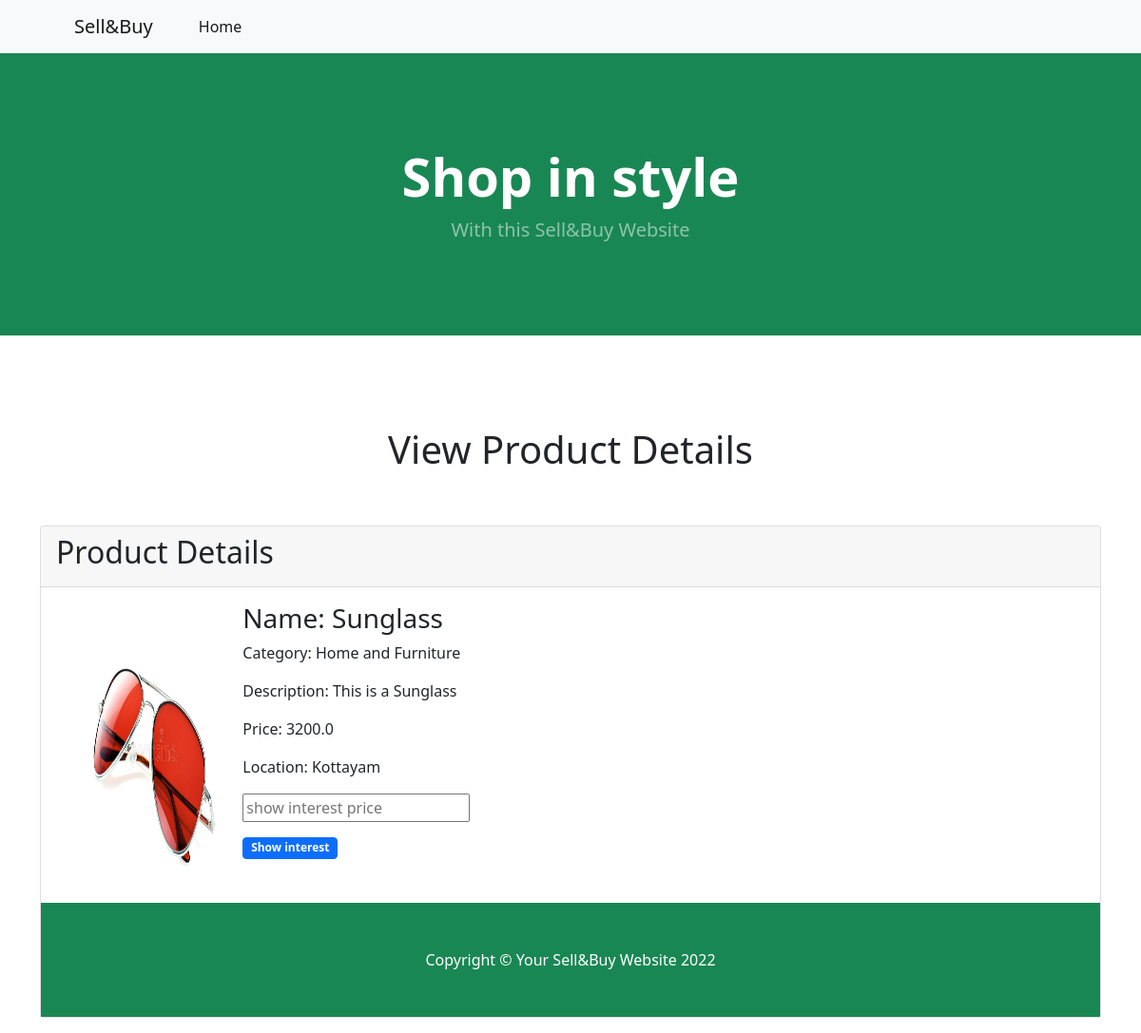
The page /product_detail/70/ (signed in) on the database as committed earlier.
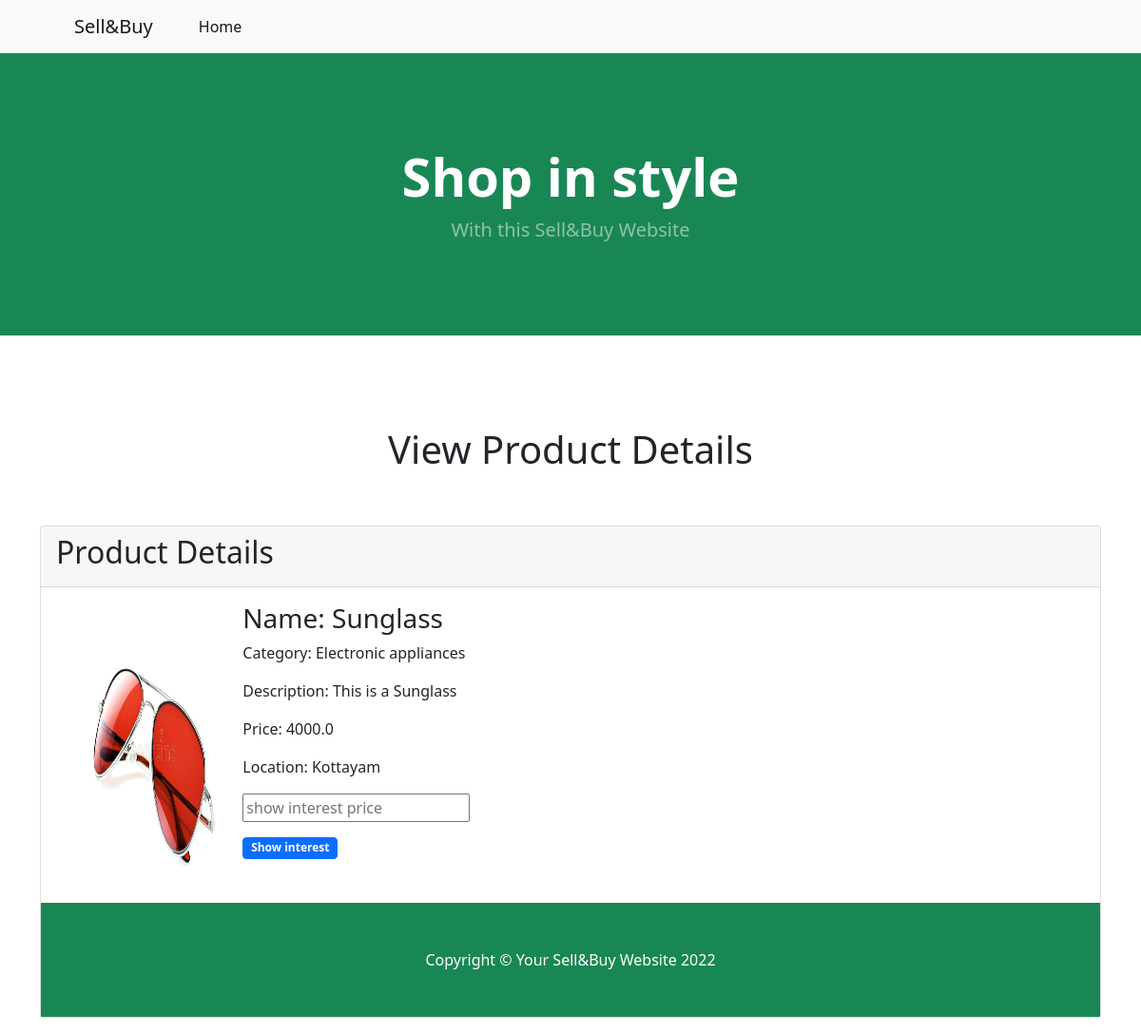
The same page on the database as committed later.
### sellerapp/models.py (models this page shows, shortened)
class Product(models.Model):
    userid = models.ForeignKey(User,on_delete=models.CASCADE,null=True)
    product_name = models.CharField(max_length=100,null=True)
    product_desc = models.CharField(max_length=1000,null=True)
    category = models.CharField(max_length=100,null=True)
    location = models.CharField(max_length=100,null=True)
    product_price = models.FloatField(max_length=100,null=True)
    product_img = models.FileField(upload_to='media',null=True,blank=True)
    time = models.DateTimeField(null=True,blank=True)

### sellerapp/views.py (the view)
# urls.py: path('product_detail/<id>/', product_detail, name='product_detail'),
@login_required(login_url='/log/')
def product_detail(request, id):
    context = {}
    context["data"] = Product.objects.get(id=id)
    return render(request, "product_detail.html", context)

### sellerapp/templates/product_detail.html (shortened to what this page needs)
{% load static %}
<html lang="en">
    <head>
        <link href="https://cdn.jsdelivr.net/npm/bootstrap-icons@1.5.0/font/bootstrap-icons.css" rel="stylesheet" />
        <link rel="stylesheet" href="{% static 'dist/css/styles.css' %}" type="text/css" />
    </head>
    <body>
        <nav class="navbar navbar-expand-lg navbar-light bg-light">
            <div class="container px-4 px-lg-5">
                <a class="navbar-brand" href="#!">Sell&Buy</a>
                <div class="collapse navbar-collapse" id="navbarSupportedContent">
                    <ul class="navbar-nav me-auto mb-2 mb-lg-0 ms-lg-4">
                        <li class="nav-item"><a class="nav-link active" aria-current="page" href="{% url 'indexpage' %}">Home</a></li>
                    </ul>
                </div>
            </div>
        </nav>
        <header class="bg-success py-5">
            <div class="container px-4 px-lg-5 my-5">
                <div class="text-center text-white">
                    <h1 class="display-4 fw-bolder">Shop in style</h1>
                    <p class="lead fw-normal text-white-50 mb-0">With this Sell&Buy Website</p>
                </div>
            </div>
        </header><br><br><br><br>
        <h1 style="text-align:center;">View Product Details</h1>
        <br><br>
    <form action="{% url 'sendmail' data.id  %}" method="POST">{% csrf_token %}
        <div class="container">
            <div class="card">
                <div class="card-header">
                    <h2>Product Details</h2>
                </div>
                <div class="card-body">
                    <div class="container row">
                        <div class="col-md-2">
                            <img src="{{ data.product_img.url }}" style="height: 300px;width: 150px;" alt="Image">
                        </div>
                        <div class="col-md-10">
                            <h3>Name: {{ data.product_name }}</h3>
                            <p>Category: {{ data.category }}</p>
                            <p>Description: {{ data.product_desc }}</p>
                            <p>Price: {{ data.product_price }}</p>
                            <p>Location: {{ data.location }}</p>
                            <p><input type="text" name="show_interest" id="show_interest" placeholder="show interest price"></p>
                            <button type="submit" class="btn btn-primary badge">Show interest</button>
                        </div>
                    </div>
                </div>
        <footer class="py-5 bg-success">
            <div class="container"><p class="m-0 text-center text-white">Copyright &copy; Your Sell&Buy Website 2022</p></div>
        </footer>
    </form>
    </body>
</html>

Rows that differ between the two databases and show on the page:
changed Product "Sunglass": category "Home and Furniture" → "Electronic appliances"; product_price "3200.0" → "4000.0"
